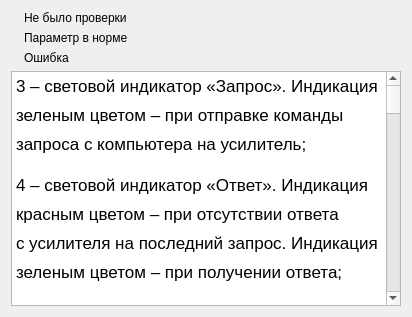
<?xml version="1.0" encoding="UTF-8"?>
<ui version="4.0">
 <class>HelpDialog</class>
 <widget class="QDialog" name="HelpDialog">
  <property name="geometry">
   <rect>
    <x>0</x>
    <y>0</y>
    <width>412</width>
    <height>317</height>
   </rect>
  </property>
  <property name="windowTitle">
   <string>Dialog</string>
  </property>
  <layout class="QGridLayout" name="gridLayout">
   <item row="0" column="0">
    <layout class="QFormLayout" name="formLayout">
     <item row="0" column="0">
      <widget class="QLabel" name="label_69">
       <property name="text">
        <string/>
       </property>
       <property name="pixmap">
        <pixmap resource="res.qrc">:/icon/square1-white.png</pixmap>
       </property>
      </widget>
     </item>
     <item row="0" column="1">
      <widget class="QLabel" name="label">
       <property name="text">
        <string>Не было проверки</string>
       </property>
      </widget>
     </item>
     <item row="1" column="0">
      <widget class="QLabel" name="label_70">
       <property name="text">
        <string/>
       </property>
       <property name="pixmap">
        <pixmap resource="res.qrc">:/icon/square1-green.png</pixmap>
       </property>
      </widget>
     </item>
     <item row="1" column="1">
      <widget class="QLabel" name="label_2">
       <property name="text">
        <string>Параметр в норме</string>
       </property>
      </widget>
     </item>
     <item row="2" column="0">
      <widget class="QLabel" name="label_71">
       <property name="text">
        <string/>
       </property>
       <property name="pixmap">
        <pixmap resource="res.qrc">:/icon/square1-red.png</pixmap>
       </property>
      </widget>
     </item>
     <item row="2" column="1">
      <widget class="QLabel" name="label_3">
       <property name="text">
        <string>Ошибка</string>
       </property>
      </widget>
     </item>
    </layout>
   </item>
   <item row="1" column="0">
    <widget class="QTextEdit" name="textEdit">
     <property name="html">
      <string>&lt;!DOCTYPE HTML PUBLIC &quot;-//W3C//DTD HTML 4.0//EN&quot; &quot;http://www.w3.org/TR/REC-html40/strict.dtd&quot;&gt;
&lt;html&gt;&lt;head&gt;&lt;meta name=&quot;qrichtext&quot; content=&quot;1&quot; /&gt;&lt;style type=&quot;text/css&quot;&gt;
p, li { white-space: pre-wrap; }
&lt;/style&gt;&lt;/head&gt;&lt;body style=&quot; font-family:'MS Shell Dlg 2'; font-size:8.25pt; font-weight:400; font-style:normal;&quot;&gt;
&lt;p style=&quot; margin-top:12px; margin-bottom:12px; margin-left:0px; margin-right:0px; -qt-block-indent:0; text-indent:0px; line-height:145%;&quot;&gt;&lt;span style=&quot; font-size:13pt;&quot;&gt;3 – световой индикатор «Запрос». Индикация зеленым цветом – при отправке команды запроса с компьютера на усилитель;&lt;/span&gt;&lt;span style=&quot; font-size:8pt;&quot;&gt; &lt;/span&gt;&lt;/p&gt;
&lt;p style=&quot; margin-top:12px; margin-bottom:12px; margin-left:0px; margin-right:0px; -qt-block-indent:0; text-indent:0px; line-height:145%;&quot;&gt;&lt;span style=&quot; font-size:13pt;&quot;&gt;4 – световой индикатор «Ответ». Индикация красным цветом – при отсутствии ответа с усилителя на последний запрос. Индикация зеленым цветом – при получении ответа; &lt;/span&gt;&lt;/p&gt;
&lt;p style=&quot; margin-top:12px; margin-bottom:12px; margin-left:0px; margin-right:0px; -qt-block-indent:0; text-indent:0px; line-height:145%;&quot;&gt;&lt;span style=&quot; font-size:13pt;&quot;&gt;5 – кнопка «Опрос» (для запуска и остановки опроса усилителя);&lt;/span&gt;&lt;span style=&quot; font-size:8pt;&quot;&gt; &lt;/span&gt;&lt;/p&gt;
&lt;p style=&quot; margin-top:12px; margin-bottom:12px; margin-left:0px; margin-right:0px; -qt-block-indent:0; text-indent:0px; line-height:145%;&quot;&gt;&lt;span style=&quot; font-size:13pt;&quot;&gt;6 – группа световых индикаторов «Состояние УМ»:&lt;/span&gt;&lt;span style=&quot; font-size:8pt;&quot;&gt; &lt;/span&gt;&lt;/p&gt;
&lt;p style=&quot; margin-top:12px; margin-bottom:12px; margin-left:0px; margin-right:0px; -qt-block-indent:0; text-indent:0px; line-height:145%;&quot;&gt;&lt;span style=&quot; font-size:13pt;&quot;&gt;6.1 «КСВ» – индикация красным цветом при увеличении КСВ нагрузки более 3;&lt;/span&gt;&lt;span style=&quot; font-size:8pt;&quot;&gt; &lt;/span&gt;&lt;/p&gt;
&lt;p style=&quot; margin-top:12px; margin-bottom:12px; margin-left:0px; margin-right:0px; -qt-block-indent:0; text-indent:0px; line-height:145%;&quot;&gt;&lt;span style=&quot; font-size:13pt;&quot;&gt;6.2 «Рвх» – индикация красным цветом при превышении уровня входного сигнала;&lt;/span&gt;&lt;span style=&quot; font-size:8pt;&quot;&gt; &lt;/span&gt;&lt;/p&gt;
&lt;p style=&quot; margin-top:12px; margin-bottom:12px; margin-left:0px; margin-right:0px; -qt-block-indent:0; text-indent:0px; line-height:145%;&quot;&gt;&lt;span style=&quot; font-size:13pt;&quot;&gt;6.3 «Ти» – индикация красным цветом при увеличении длительности импульса синхронизации более 61 мкс;&lt;/span&gt;&lt;span style=&quot; font-size:8pt;&quot;&gt; &lt;/span&gt;&lt;/p&gt;
&lt;p style=&quot; margin-top:12px; margin-bottom:12px; margin-left:0px; margin-right:0px; -qt-block-indent:0; text-indent:0px; line-height:145%;&quot;&gt;&lt;span style=&quot; font-size:13pt;&quot;&gt;6.4 «Q» – индикация красным цветом при уменьшении средней скважности импульсов менее 2,3 включительно;&lt;/span&gt;&lt;span style=&quot; font-size:8pt;&quot;&gt; &lt;/span&gt;&lt;/p&gt;
&lt;p style=&quot; margin-top:12px; margin-bottom:12px; margin-left:0px; margin-right:0px; -qt-block-indent:0; text-indent:0px; line-height:145%;&quot;&gt;&lt;span style=&quot; font-size:13pt;&quot;&gt;6.5 «Охл.» – индикация красным цветом при отключении или неисправности одного или нескольких вентиляторов усилителя.&lt;/span&gt;&lt;span style=&quot; font-size:8pt;&quot;&gt; &lt;/span&gt;&lt;/p&gt;
&lt;p style=&quot; margin-top:12px; margin-bottom:12px; margin-left:0px; margin-right:0px; -qt-block-indent:0; text-indent:0px; line-height:145%;&quot;&gt;&lt;span style=&quot; font-size:13pt;&quot;&gt;Индикация зеленым цветом свидетельствует о нормальном режиме работы усилителя по параметрам 6.1–6.4;&lt;/span&gt;&lt;span style=&quot; font-size:8pt;&quot;&gt; &lt;/span&gt;&lt;/p&gt;
&lt;p style=&quot; margin-top:12px; margin-bottom:12px; margin-left:0px; margin-right:0px; -qt-block-indent:0; text-indent:0px; line-height:145%;&quot;&gt;&lt;span style=&quot; font-size:13pt;&quot;&gt;7 – группа световых индикаторов «Состояние модулей УМ» (далее – УМ1–УМ4):&lt;/span&gt;&lt;span style=&quot; font-size:8pt;&quot;&gt; &lt;/span&gt;&lt;/p&gt;
&lt;p style=&quot; margin-top:12px; margin-bottom:12px; margin-left:0px; margin-right:0px; -qt-block-indent:0; text-indent:0px; line-height:145%;&quot;&gt;&lt;span style=&quot; font-size:13pt;&quot;&gt;7.1 «Доступ» – индикация красным цветом при отсутствии ответа с УМ1–УМ4. Индикация зеленым цветом – при получении ответа с УМ1–УМ4;&lt;/span&gt;&lt;span style=&quot; font-size:8pt;&quot;&gt; &lt;/span&gt;&lt;/p&gt;
&lt;p style=&quot; margin-top:12px; margin-bottom:12px; margin-left:0px; margin-right:0px; -qt-block-indent:0; text-indent:0px; line-height:145%;&quot;&gt;&lt;span style=&quot; font-size:13pt;&quot;&gt;7.2 «Разреш.» – индикация зеленым цветом при прохождении модулирующих импульсов. Загорается после нажатия на кнопку «ВКЛЮЧИТЬ Рвых»;&lt;/span&gt;&lt;span style=&quot; font-size:8pt;&quot;&gt; &lt;/span&gt;&lt;/p&gt;
&lt;p style=&quot; margin-top:12px; margin-bottom:12px; margin-left:0px; margin-right:0px; -qt-block-indent:0; text-indent:0px; line-height:145%;&quot;&gt;&lt;span style=&quot; font-size:13pt;&quot;&gt;7.3 «U» – индикация красным цветом при отклонении напряжений питания УМ1–УМ4 от нормы. Индикация зеленым цветом – при нормальном режиме работы;&lt;/span&gt;&lt;span style=&quot; font-size:8pt;&quot;&gt; &lt;/span&gt;&lt;/p&gt;
&lt;p style=&quot; margin-top:12px; margin-bottom:12px; margin-left:0px; margin-right:0px; -qt-block-indent:0; text-indent:0px; line-height:145%;&quot;&gt;&lt;span style=&quot; font-size:13pt;&quot;&gt;7.4 «I» – индикация красным цветом при превышении токов питания УМ1–УМ4 свыше нормы. Индикация зеленым цветом – при нормальном режиме работы;&lt;/span&gt;&lt;span style=&quot; font-size:8pt;&quot;&gt; &lt;/span&gt;&lt;/p&gt;
&lt;p style=&quot; margin-top:12px; margin-bottom:12px; margin-left:0px; margin-right:0px; -qt-block-indent:0; text-indent:0px; line-height:145%;&quot;&gt;&lt;span style=&quot; font-size:13pt;&quot;&gt;7.5 «ºС» – индикация красным цветом при превышении температуры УМ1–УМ4 свыше нормы. Индикация зеленым цветом – при нормальном режиме работы;&lt;/span&gt;&lt;span style=&quot; font-size:8pt;&quot;&gt; &lt;/span&gt;&lt;/p&gt;
&lt;p style=&quot; margin-top:12px; margin-bottom:12px; margin-left:0px; margin-right:0px; -qt-block-indent:0; text-indent:0px; line-height:145%;&quot;&gt;&lt;span style=&quot; font-size:13pt;&quot;&gt;7.6 «Рвых» – индикация красным цветом при отклонении выходной мощности УМ1–УМ4 от нормы. Индикация зеленым цветом – при нормальном режиме работы;&lt;/span&gt;&lt;span style=&quot; font-size:8pt;&quot;&gt; &lt;/span&gt;&lt;/p&gt;&lt;/body&gt;&lt;/html&gt;</string>
     </property>
    </widget>
   </item>
  </layout>
 </widget>
 <resources>
  <include location="res.qrc"/>
 </resources>
 <connections/>
</ui>
